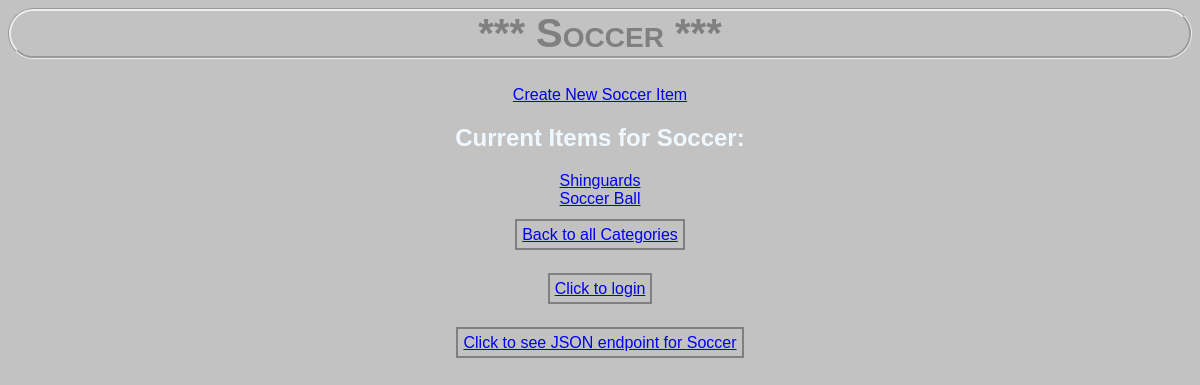
Page /category/1/ on the committed database.
### database_setup.py (models this page shows, shortened)
class Categories(Base):
    __tablename__ = 'categories'
    id = Column(Integer, primary_key=True)
    name = Column(String(250), nullable=False)
    user_id = Column(Integer, ForeignKey('user.id'))
    user = relationship(User)

class Items(Base):
    __tablename__ = 'items'
    name = Column(String(80), nullable=False)
    id = Column(Integer, primary_key=True)
    description = Column(String(250))
    category_id = Column(Integer, ForeignKey('categories.id'))
    category = relationship(Categories)
    user_id = Column(Integer, ForeignKey('user.id'))
    user = relationship(User)

### application.py (the view)
@app.route('/category/<int:categories_id>/items')
@app.route('/category/<int:categories_id>/')
def showCategoryItem(categories_id):
    categoryToShow = session.query(
        Categories).filter_by(id=categories_id).one()
    itemsToShow = session.query(Items).filter_by(category_id=categories_id)
    return render_template(
        'showCategoryItem.html',
        category=categoryToShow,
        items=itemsToShow)

### templates/showCategoryItem.html (shortened to what this page needs)
<html>
    <head>
        <link rel=stylesheet type=text/css href="{{url_for('static', filename='styles.css')}}">
    </head>
    <body>
        <h1>*** {{ category.name }} ***</h1>
            <a href='{{url_for('createCategoryItem', categories_id = category.id)}}'> Create New {{ category.name }} Item </a>
    <div>
        <h2>Current Items for {{category.name}}:</h2>
                {% for i in items %}
                <a href='{{url_for('showCategoryItemDescription',
                categories_id = category.id, item_id = i.id)}}'> {{i.name}} </a>
                {% endfor %}
    </div>
            <a class="box" href='{{url_for('showCategories', categories_id =
            category.id)}}'> Back to all Categories </a>
            <a class="box" href='{{url_for('showLogin')}}'> Click to login </a>
            <a class="box" href='{{url_for('CategoryItemsJSON',
                categories_id = category.id, item_id = items.id)}}'> Click to see JSON endpoint for {{ category.name }}</a>
    </body>
</html>

### static/styles.css (style rules this page uses)
body { font-family: sans-serif; background-color: #c2c2c2; color: aliceblue; text-align: center; }
h1 { color: gray; border-style: groove; border-radius: 50px; font-size: 40px; font-variant: small-caps; }
a.box { padding: 5px; border: 2px solid gray; }

### rows in the picture
Categories: name "Soccer"
Items: name "Shinguards"
Items: name "Soccer Ball"
